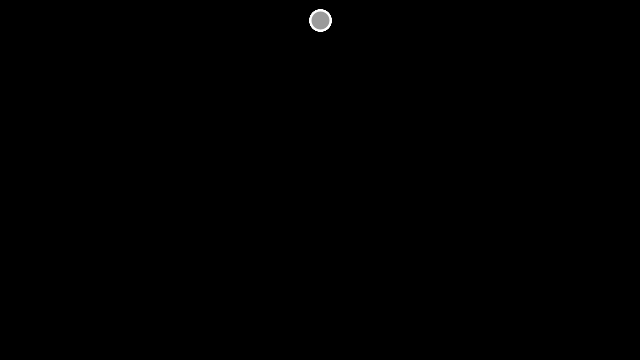
Frame 1 (no input)
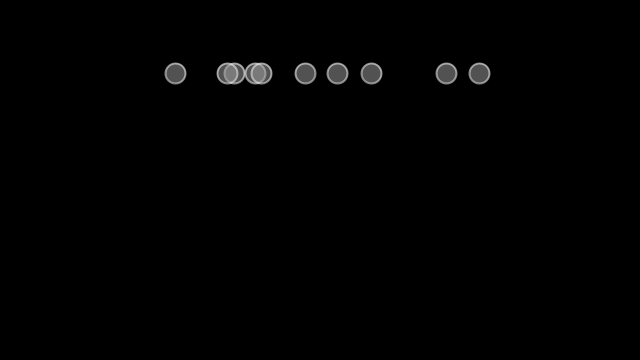
Frame 60 (the mouse pressed at the canvas centre just before this capture)
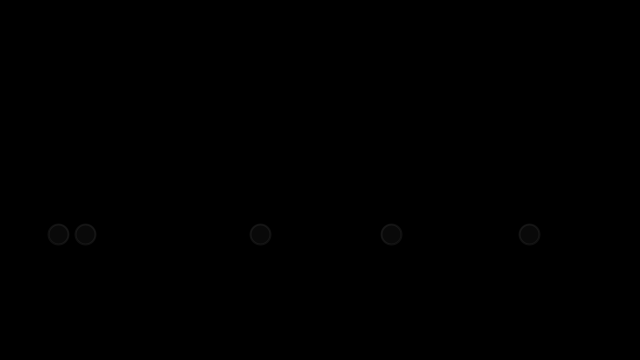
Frame 120 (the mouse held since frame 60 and released just before this capture)

The Processing sketch that drew these frames (run headless with seeded random() and noise(); from frame 60 on, the mouse is pressed at the canvas centre):

// Processing sketch: NoC_04_ArrayList_Operations
// ── NoC_04_ArrayList_Operations.pde
ArrayList<Particle> particleCluster;

void settings(){
  size(640, 360);
}

void setup(){
  // initialising the array list
  particleCluster = new ArrayList<Particle>();
  
  // fill it with Particles
  for (int i = 0; i < 10; i++){
    particleCluster.add(new Particle(new PVector(width/2, 20)));
  }
  

}

void draw(){
  background(0);
  for (Particle p : particleCluster){
    p.update();
    p.display();
  }
}

// ── Particle.pde
class Particle{
  PVector vel;
  PVector acc;
  PVector loc;
  float lifespan;
  
  Particle(PVector l){
    vel = new PVector(0, 0);
    acc = new PVector(random(-0.1, 0.1), 0.03);
    loc = l.copy();
    lifespan = 255;
  }
  
  void update(){
    loc.add(vel);
    vel.add(acc);
    lifespan -= 2;
    
  }
  
  void display(){
    stroke(255, lifespan);
    strokeWeight(2);
    fill(155, lifespan);
    ellipse(loc.x, loc.y, 20, 20);
  }
}
